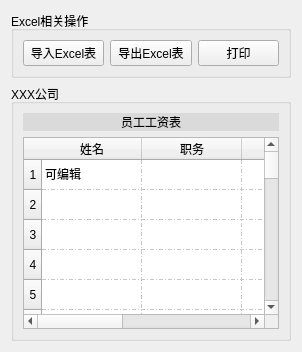
        <widget class="QWidget" name="page_5">
         <layout class="QVBoxLayout" name="verticalLayout_11">
          <item>
           <widget class="QGroupBox" name="groupBox_6">
            <property name="title">
             <string>Excel相关操作</string>
            </property>
            <layout class="QHBoxLayout" name="horizontalLayout_8">
             <item>
              <widget class="QPushButton" name="pushButton_6">
               <property name="text">
                <string>导入Excel表</string>
               </property>
              </widget>
             </item>
             <item>
              <widget class="QPushButton" name="pushButton_7">
               <property name="text">
                <string>导出Excel表</string>
               </property>
              </widget>
             </item>
             <item>
              <widget class="QPushButton" name="pushButton_13">
               <property name="text">
                <string>打印</string>
               </property>
              </widget>
             </item>
            </layout>
           </widget>
          </item>
          <item>
           <widget class="QGroupBox" name="groupBox_7">
            <property name="title">
             <string>XXX公司</string>
            </property>
            <layout class="QVBoxLayout" name="verticalLayout_9">
             <item>
              <widget class="QLabel" name="label_52">
               <property name="styleSheet">
                <string notr="true">background-color: rgb(218, 218, 218);</string>
               </property>
               <property name="text">
                <string>员工工资表</string>
               </property>
               <property name="alignment">
                <set>Qt::AlignCenter</set>
               </property>
              </widget>
             </item>
             <item>
              <widget class="QTableWidget" name="tableWidget_4">
               <property name="focusPolicy">
                <enum>Qt::NoFocus</enum>
               </property>
               <property name="gridStyle">
                <enum>Qt::DashDotLine</enum>
               </property>
               <row>
                <property name="text">
                 <string>1</string>
                </property>
                <property name="textAlignment">
                 <set>AlignCenter</set>
                </property>
               </row>
               <row>
                <property name="text">
                 <string>2</string>
                </property>
                <property name="textAlignment">
                 <set>AlignCenter</set>
                </property>
               </row>
               <row>
                <property name="text">
                 <string>3</string>
                </property>
                <property name="textAlignment">
                 <set>AlignCenter</set>
                </property>
               </row>
               <row>
                <property name="text">
                 <string>4</string>
                </property>
                <property name="textAlignment">
                 <set>AlignCenter</set>
                </property>
               </row>
               <row>
                <property name="text">
                 <string>5</string>
                </property>
                <property name="textAlignment">
                 <set>AlignCenter</set>
                </property>
               </row>
               <row>
                <property name="text">
                 <string>6</string>
                </property>
                <property name="textAlignment">
                 <set>AlignCenter</set>
                </property>
               </row>
               <row>
                <property name="text">
                 <string>7</string>
                </property>
                <property name="textAlignment">
                 <set>AlignCenter</set>
                </property>
               </row>
               <row>
                <property name="text">
                 <string>8</string>
                </property>
                <property name="textAlignment">
                 <set>AlignCenter</set>
                </property>
               </row>
               <row>
                <property name="text">
                 <string>9</string>
                </property>
                <property name="textAlignment">
                 <set>AlignCenter</set>
                </property>
               </row>
               <row>
                <property name="text">
                 <string>10</string>
                </property>
               </row>
               <row>
                <property name="text">
                 <string>11</string>
                </property>
               </row>
               <row>
                <property name="text">
                 <string>12</string>
                </property>
               </row>
               <row>
                <property name="text">
                 <string>13</string>
                </property>
               </row>
               <row>
                <property name="text">
                 <string>14</string>
                </property>
               </row>
               <row>
                <property name="text">
                 <string>15</string>
                </property>
               </row>
               <row>
                <property name="text">
                 <string>16</string>
                </property>
               </row>
               <row>
                <property name="text">
                 <string>17</string>
                </property>
               </row>
               <row>
                <property name="text">
                 <string>18</string>
                </property>
               </row>
               <row>
                <property name="text">
                 <string>19</string>
                </property>
               </row>
               <row>
                <property name="text">
                 <string>20</string>
                </property>
               </row>
               <row>
                <property name="text">
                 <string>21</string>
                </property>
               </row>
               <row>
                <property name="text">
                 <string>22</string>
                </property>
               </row>
               <row>
                <property name="text">
                 <string>23</string>
                </property>
               </row>
               <row>
                <property name="text">
                 <string>24</string>
                </property>
               </row>
               <row>
                <property name="text">
                 <string>25</string>
                </property>
               </row>
               <row>
                <property name="text">
                 <string>26</string>
                </property>
               </row>
               <row>
                <property name="text">
                 <string>27</string>
                </property>
               </row>
               <row>
                <property name="text">
                 <string>28</string>
                </property>
               </row>
               <row>
                <property name="text">
                 <string>29</string>
                </property>
               </row>
               <row>
                <property name="text">
                 <string>30</string>
                </property>
               </row>
               <row>
                <property name="text">
                 <string>31</string>
                </property>
               </row>
               <row>
                <property name="text">
                 <string>32</string>
                </property>
               </row>
               <row>
                <property name="text">
                 <string>33</string>
                </property>
               </row>
               <row>
                <property name="text">
                 <string>35</string>
                </property>
               </row>
               <column>
                <property name="text">
                 <string>姓名</string>
                </property>
               </column>
               <column>
                <property name="text">
                 <string>职务</string>
                </property>
               </column>
               <column>
                <property name="text">
                 <string>基本工资</string>
                </property>
               </column>
               <column>
                <property name="text">
                 <string>考勤扣除</string>
                </property>
               </column>
               <column>
                <property name="text">
                 <string>实发工资</string>
                </property>
               </column>
               <item row="0" column="0">
                <property name="text">
                 <string>可编辑</string>
                </property>
               </item>
              </widget>
             </item>
            </layout>
           </widget>
          </item>
         </layout>
        </widget>
